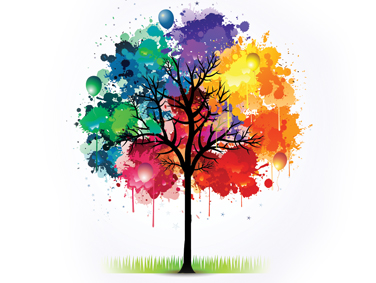
#> input picture spee/tree.jpg, 376 x 283 px
$ python getallredVV01.py
#> lines starting #> are read from the running program, lines starting #| are printed output that depends on the picture; after the words box and inside, x2 and y2 are one past the last pixel; in counts of white or black regions, pixels touching at a corner belong together
#fixed X,Y order. everything is in Y,X order.

import cv2
import threading
import time

global X,Y,BIG
X = 0
Y = 0
BIG = [[]]
startx = 50
starty = 50

maxthread = 200


def scout(y,x,cell_type):

    global breedground,growth,X,Y,BIG

    D = [[0 for i in range(2)] for j in range(8)]
    issafe = [-1 for i in range(8)]


    if cell_type == -1:
        celltype = breedground[y][x]
        BIG[y][x] = 1
    else:
        celltype = cell_type

    D[2] = [y,x+1] #E
    D[6] = [y,x-1] #W
    D[0] = [y-1,x] #N
    D[4] = [y+1,x] #S
    D[1] = [y-1,x+1] #NE
    D[3] = [y+1,x+1] #SE
    D[5] = [y+1,x-1] #SW
    D[7] = [y-1,x-1] #NW

    for i in range(8):
        if D[i][0] < 0 | D[i][0] > Y-1 | D[i][1] < 0 | D[i][1] > X-1:
            issafe[i] = 0 #edge
        elif BIG[D[i][0]][D[i][1]] == 1:
        #if BIG[D[i][0]][D[i][1]] == 1:
            issafe[i] = 5
        else:
            issafe[i] = 1 #not edge

    for i in range(8):
        if issafe[i] == 1:
            if breedground[D[i][0],D[i][1]] == celltype:
                issafe[i] = 2 #good to breed
            else:
                issafe[i] = 3 #not a favor ground

    for i in range(8):
        if issafe[i] == 2:
            time.sleep(0.02)
            replication(D[i][0],D[i][1],celltype)
            issafe[i] = 4 #breeded


def replication(y,x,celltype):

    global growth,BIG
    if threading.active_count() < maxthread:
        growth[y][x] = [0,0,255]
        t = threading.Thread(target = scout, args = (y,x,celltype))
        t.daemon = True
        t.start()
        BIG[y][x] = 1
    else:
        pass

def mon():
    while True:

        #print("thread count is {}".format(threading.active_count()))
        pass
def main():
    global breedground,growth,X,Y,BIG
    img = cv2.imread('tree.jpg')
#> img is the input picture: shape (283, 376, 3); mean B, G, R 202, 208, 217.3
    #img = cv2.imread('car.jpg')
    #img = cv2.imread('mat.jpg')
    #img = cv2.imread('image.jpg')
    Y = len(img)
#> Y = 283
    X = len(img[0])
#> X = 376
    BIG = [[0 for i in range(X)] for j in range(Y)]


    gray = cv2.cvtColor(img, cv2.COLOR_BGR2GRAY)
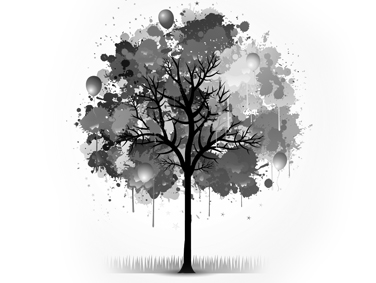
#> gray: shape (283, 376); min 0, max 255, mean 210.1
    breedground = cv2.cvtColor(img, cv2.COLOR_BGR2GRAY)
    for row in range(len(breedground)):
        for column in range(len(breedground[0])):
            if breedground[row][column]>150:
                breedground[row][column] = 255
            else:
                breedground[row][column] = 0
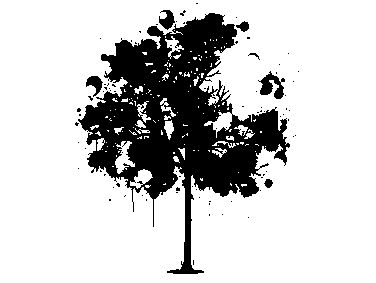
#> breedground: shape (283, 376); 79.3% white; 84 black regions (77 under 20 px), largest, box (x1, y1, x2, y2) and area: (78, 13, 290, 274) 20951, (258, 71, 285, 99) 369, (159, 10, 175, 30) 188


    growth = cv2.cvtColor(breedground, cv2.COLOR_GRAY2BGR)

    t = threading.Thread(target = scout, args = (starty,startx,-1))
    t.start()
    moniter = threading.Thread(target = mon)
    moniter.daemon = True
    moniter.start()


    cv2.imshow('breedground',breedground)
    while True:
        cv2.imshow('growth',growth)

        kk = cv2.waitKey(30) & 0xFF
#> (key Esc is pressed here)
        if kk ==27: #ESC?
            break
    cv2.destroyAllWindows()
if __name__ == '__main__':
    main()

$ run again, with spee/corner.jpg copied over spee/tree.jpg
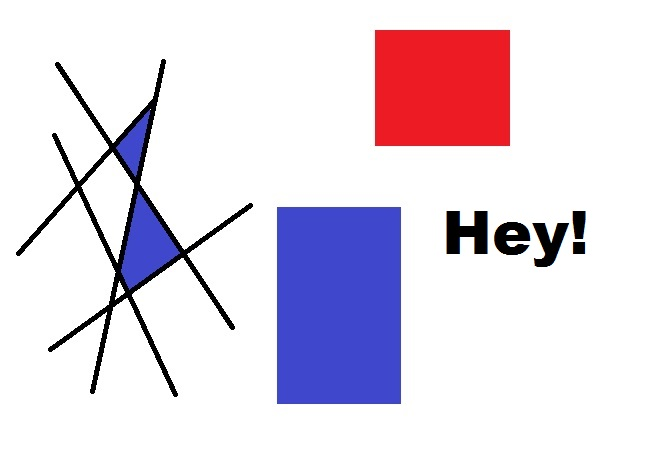
#> input picture spee/corner.jpg, 653 x 457 px
#> in main, img is the input picture: shape (457, 653, 3); mean B, G, R 229.7, 216.9, 227
#> Y = 457
#> X = 653
#> in main, `gray = cv2.cvtColor(img, cv2.COLOR_BGR2GRAY)`:
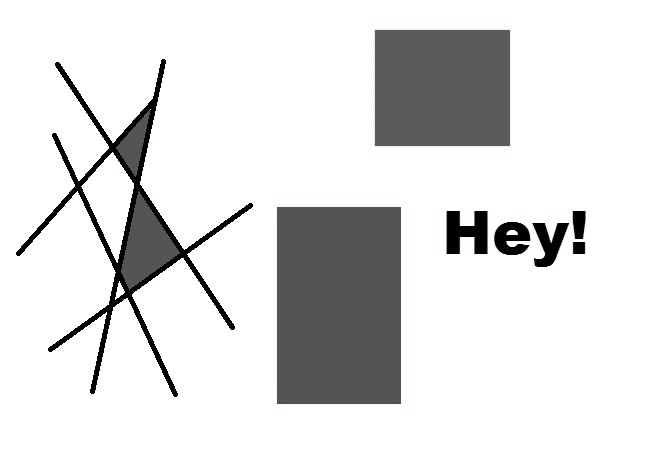
#> gray: shape (457, 653); min 0, max 255, mean 221.4
#> after the loop in main, `for row in range(len(breedground)):`:
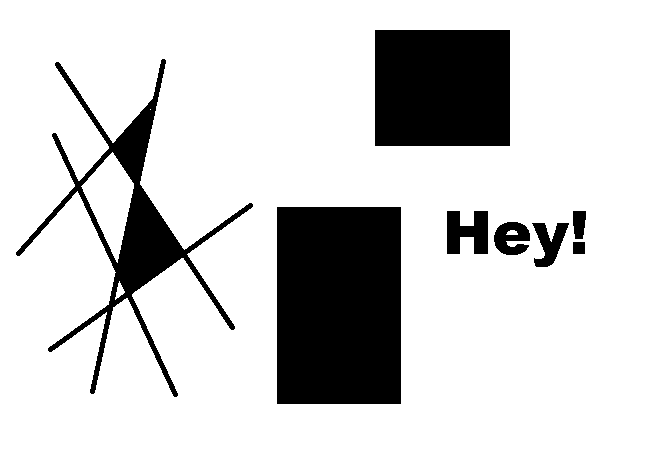
#> breedground: shape (457, 653); 81.9% white; 8 black regions, largest, box (x1, y1, x2, y2) and area: (277, 207, 401, 404) 24428, (375, 30, 510, 146) 15660, (16, 59, 253, 397) 10614
